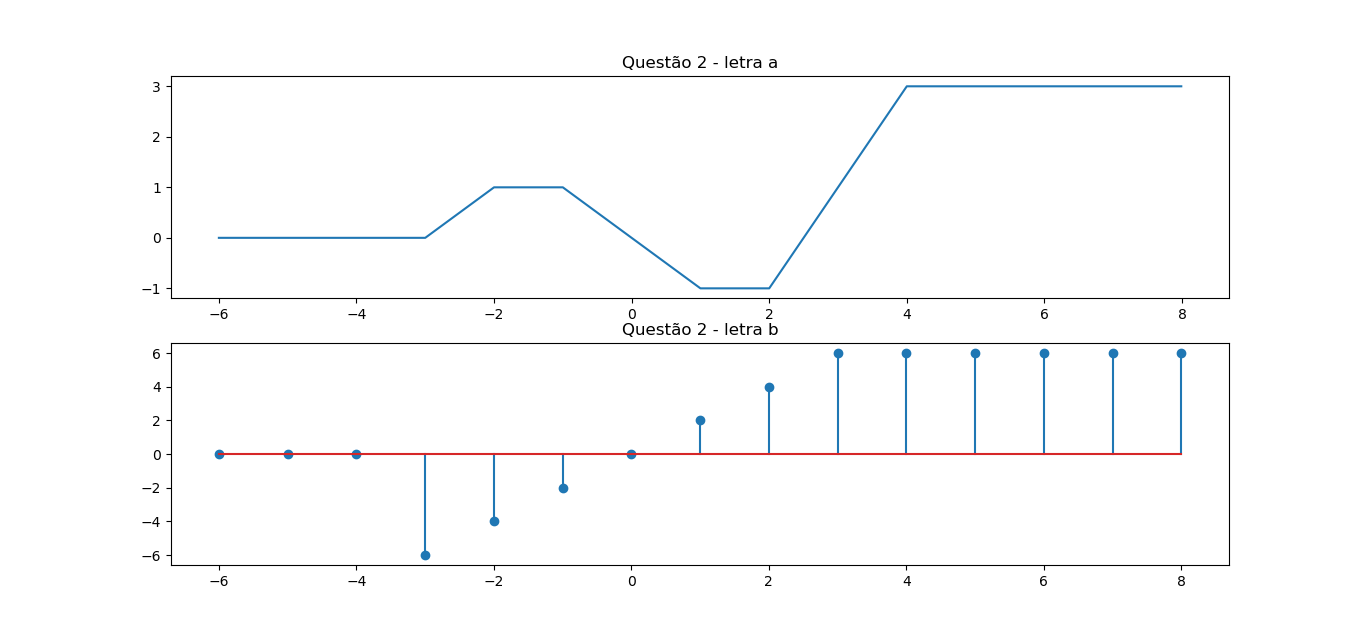

The Python source for this figure:
import numpy as np
import matplotlib.pyplot as plt

def u_(t):
    if t>=0:
        return 1
    else:
        return 0

t = np.arange(-6.0, 8.0, 0.01)
u = np.vectorize(u_)

xa = ((3 + t) * u(t + 3)) - ((2 + t) * u(t + 2)) - ((t + 1) * u(t + 1)) + ((t - 1) * u(t - 1)) + ((2*t - 4) * u(t - 2)) + ((-t*2 + 8) * u(t - 4))

plt.subplot(211)
plt.title('Questão 2 - letra a')
plt.plot(t,xa)

t = np.arange(-6.0, 9.0, 1)
xb = (2*t)*u(t+3) - (2*(t-3))*u(t-3)
plt.subplot(212)
plt.stem(t, xb)
plt.title('Questão 2 - letra b')

plt.show()
